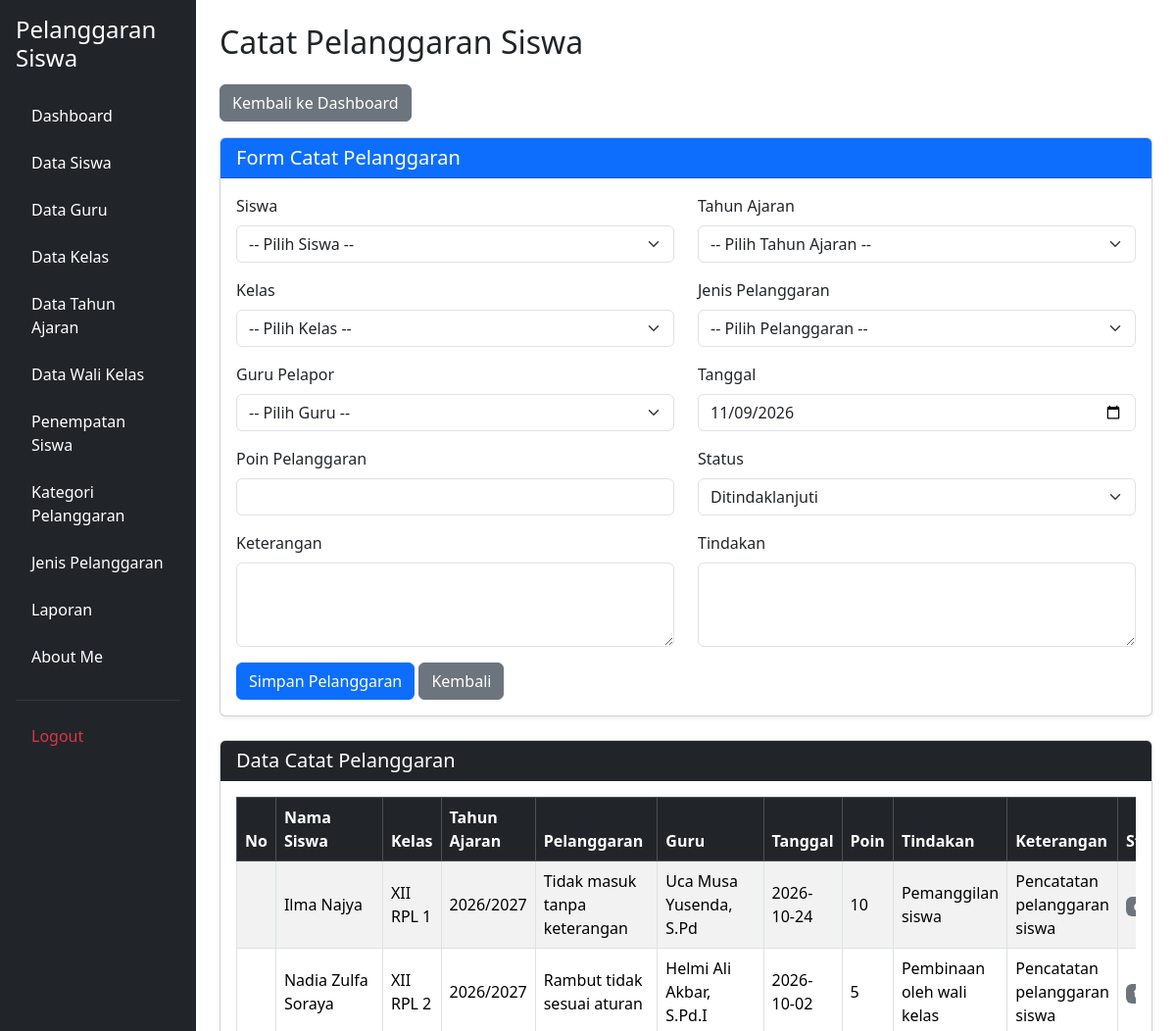
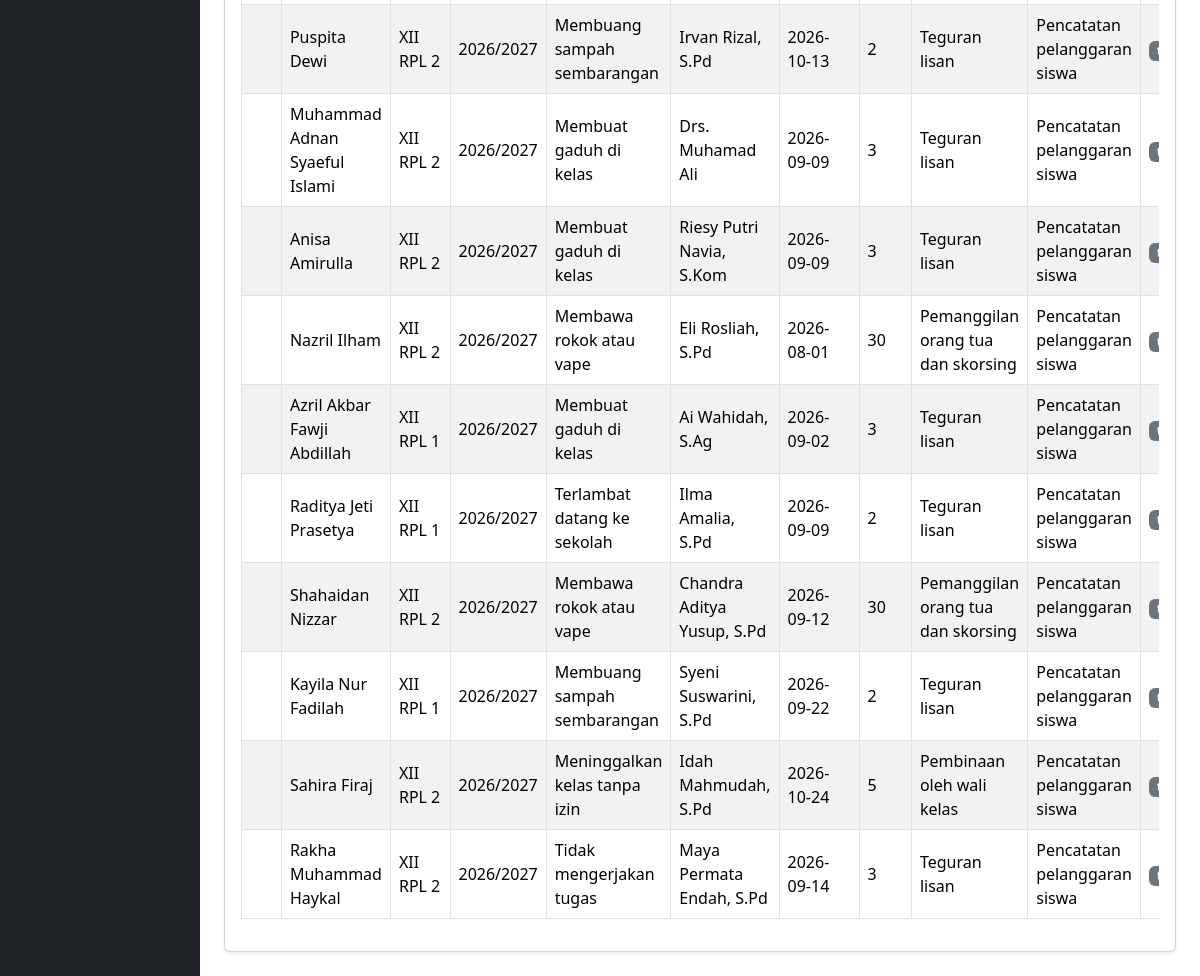
The app's page /catat_pelanggaran.php (signed in) with its own data (2 pictures, top to bottom).
### tables this page shows
CREATE TABLE `t_pelanggaran_siswa` (
  `id` int(11) NOT NULL,
  `tahun_ajaran_id` int(11) DEFAULT NULL,
  `siswa_id` int(11) DEFAULT NULL,
  `nama_siswa` varchar(150) NOT NULL,
  `kelas_id` int(11) DEFAULT NULL,
  `nama_kelas` varchar(100) NOT NULL,
  `pelanggaran_id` int(11) DEFAULT NULL,
  `nama_pelanggaran` varchar(150) NOT NULL,
  `pelanggaran_kategori_id` int(11) DEFAULT NULL,
  `guru_id` int(11) DEFAULT NULL,
  `nama_guru` varchar(150) NOT NULL,
  `tanggal` date DEFAULT NULL,
  `keterangan` text NOT NULL,
  `poin` int(11) NOT NULL,
  `tindakan` text NOT NULL,
  `status` varchar(30) NOT NULL,
  `created_at` timestamp NOT NULL DEFAULT current_timestamp(),
  `updated_at` timestamp NOT NULL DEFAULT current_timestamp()
);

CREATE TABLE `t_siswa` (
  `id` int(11) NOT NULL,
  `nis` varchar(10) DEFAULT NULL,
  `nisn` varchar(10) NOT NULL,
  `nama` varchar(150) DEFAULT NULL,
  `jenis_kelamin` char(1) NOT NULL,
  `tanggal_lahir` date NOT NULL,
  `alamat` text NOT NULL,
  `status_aktif` tinyint(1) NOT NULL,
  `created_at` timestamp NOT NULL DEFAULT current_timestamp(),
  `updated_at` timestamp NOT NULL DEFAULT current_timestamp()
);

CREATE TABLE `t_kelas` (
  `id` int(11) NOT NULL,
  `nama` varchar(100) DEFAULT NULL,
  `tingkat` varchar(20) NOT NULL,
  `jurusan` varchar(100) NOT NULL,
  `status_aktif` tinyint(1) NOT NULL,
  `created_at` timestamp NOT NULL DEFAULT current_timestamp(),
  `updated_at` timestamp NOT NULL DEFAULT current_timestamp()
);

CREATE TABLE `t_tahun_ajaran` (
  `id` int(11) NOT NULL,
  `nama` varchar(20) DEFAULT NULL,
  `tanggal_mulai` date NOT NULL,
  `tanggal_selesai` date NOT NULL,
  `status_aktif` tinyint(1) NOT NULL,
  `created_at` timestamp NOT NULL DEFAULT current_timestamp(),
  `updated_at` timestamp NOT NULL DEFAULT current_timestamp()
);

CREATE TABLE `t_pelanggaran` (
  `id` int(11) NOT NULL,
  `pelanggaran_kategori_id` int(11) DEFAULT NULL,
  `kode` varchar(30) DEFAULT NULL,
  `nama` varchar(150) DEFAULT NULL,
  `poin` int(11) NOT NULL,
  `deskripsi` text NOT NULL,
  `status_aktif` tinyint(1) NOT NULL,
  `created_at` timestamp NOT NULL DEFAULT current_timestamp(),
  `updated_at` timestamp NOT NULL DEFAULT current_timestamp()
);

CREATE TABLE `t_guru` (
  `id` int(11) NOT NULL,
  `nip` varchar(18) NOT NULL,
  `nama` varchar(150) DEFAULT NULL,
  `email` varchar(150) NOT NULL,
  `status_aktif` tinyint(1) NOT NULL,
  `user_id` int(11) NOT NULL,
  `created_at` timestamp NOT NULL DEFAULT current_timestamp(),
  `updated_at` timestamp NOT NULL DEFAULT current_timestamp()
);

### catat_pelanggaran.php (the view, shortened to what this page needs)
<?php
include 'config/koneksi.php';
$sql = "SELECT
            ps.*,
            ta.nama AS tahun_ajaran,
            s.nis,
            s.nama AS nama_siswa,
            k.nama AS nama_kelas,
            k.tingkat,
            k.jurusan,
            p.nama AS nama_pelanggaran,
            g.nama AS nama_guru
        FROM t_pelanggaran_siswa ps
        LEFT JOIN t_tahun_ajaran ta
            ON ps.tahun_ajaran_id = ta.id
        LEFT JOIN t_siswa s
            ON ps.siswa_id = s.id
        LEFT JOIN t_kelas k
            ON ps.kelas_id = k.id
        LEFT JOIN t_pelanggaran p
            ON ps.pelanggaran_id = p.id
        LEFT JOIN t_guru g
            ON ps.guru_id = g.id";
$sql .= " ORDER BY ps.id DESC";
$hasil = mysqli_query($koneksi, $sql);
?>
<!DOCTYPE html>
<html lang="id">
<head>
    <link href="https://cdn.jsdelivr.net/npm/bootstrap@5.3.8/dist/css/bootstrap.min.css"
          rel="stylesheet">
    <link href="https://cdn.datatables.net/2.3.4/css/dataTables.bootstrap5.min.css"
          rel="stylesheet">
</head>
<body>
<div class="container-fluid">
    <div class="row">
        <?php include 'layout/sidebar.php'; ?>
        <main class="col-md-9 col-lg-10 p-4">
            <h2 class="mb-4">Catat Pelanggaran Siswa</h2>
            <div class="mb-3">
                <a href="dashboard.php" class="btn btn-secondary">
                    Kembali ke Dashboard
                </a>
            </div>
            <div class="card shadow-sm mb-4">
                <div class="card-header bg-primary text-white">
                    <h5 class="mb-0">
                        Form Catat Pelanggaran
                    </h5>
                </div>
                <div class="card-body">
                    <form action="proses_simpan_pelanggaran.php"
                          method="POST">
                        <div class="row">
                            <div class="col-md-6 mb-3">
                                <label class="form-label">
                                    Siswa
                                </label>
                                <select name="siswa_id"
                                        class="form-select"
                                        required>
                                    <option value="">
                                        -- Pilih Siswa --
                                    </option>
                                </select>
                            </div>
                            <div class="col-md-6 mb-3">
                                <label class="form-label">
                                    Tahun Ajaran
                                </label>
                                <select name="tahun_ajaran_id"
                                        class="form-select"
                                        required>
                                    <option value="">
                                        -- Pilih Tahun Ajaran --
                                    </option>
                                </select>
                            </div>
                            <div class="col-md-6 mb-3">
                                <label class="form-label">
                                    Kelas
                                </label>
                                <select name="kelas_id"
                                        class="form-select"
                                        required>
                                    <option value="">
                                        -- Pilih Kelas --
                                    </option>
                                </select>
                            </div>
                            <div class="col-md-6 mb-3">
                                <label class="form-label">
                                    Jenis Pelanggaran
                                </label>
                                <select name="pelanggaran_id"
                                        id="pelanggaran"
                                        class="form-select"
                                        required>
                                    <option value="">
                                        -- Pilih Pelanggaran --
                                    </option>
                                </select>
                            </div>
                            <div class="col-md-6 mb-3">
                                <label class="form-label">
                                    Guru Pelapor
                                </label>
                                <select name="guru_id"
                                        class="form-select"
                                        required>
                                    <option value="">
                                        -- Pilih Guru --
                                    </option>
                                </select>
                            </div>
                            <div class="col-md-6 mb-3">
                                <label class="form-label">
                                    Tanggal
                                </label>
                                <input type="date"
                                       name="tanggal"
                                       class="form-control"
                                       value="<?= date('Y-m-d') ?>"
                                       required>
                            </div>
                            <div class="col-md-6 mb-3">
                                <label class="form-label">
                                    Poin Pelanggaran
                                </label>
                                <input type="number"
                                       name="poin"
                                       id="poin"
                                       class="form-control"
                                       min="0"
                                       required>
                            </div>
                            <div class="col-md-6 mb-3">
                                <label class="form-label">
                                    Status
                                </label>
                                <select name="status"
                                        class="form-select"
                                        required>
                                    <option value="Ditindaklanjuti">
                                        Ditindaklanjuti
                                    </option>
                                </select>
                            </div>
                            <div class="col-md-6 mb-3">
                                <label class="form-label">
                                    Keterangan
                                </label>
                                <textarea name="keterangan"
                                          class="form-control"
                                          rows="3"></textarea>
                            </div>
                            <div class="col-md-6 mb-3">
                                <label class="form-label">
                                    Tindakan
                                </label>
                                <textarea name="tindakan"
                                          class="form-control"
                                          rows="3"></textarea>
                            </div>
                        </div>
                        <button type="submit" class="btn btn-primary">
                            Simpan Pelanggaran
                        </button>
                        <a href="dashboard.php" class="btn btn-secondary">
                            Kembali
                        </a>
                    </form>
                </div>
            </div>
            <div class="card shadow-sm">
                <div class="card-header bg-dark text-white">
                    <h5 class="mb-0">
                        Data Catat Pelanggaran
                    </h5>
                </div>
                <div class="card-body">
                    <div class="table-responsive">
                        <table id="tabelPelanggaran"
                               class="table table-striped table-bordered table-hover align-middle w-100">
                            <thead class="table-dark">
                                <tr>
                                    <th>No</th>
                                    <th>Nama Siswa</th>
                                    <th>Kelas</th>
                                    <th>Tahun Ajaran</th>
                                    <th>Pelanggaran</th>
                                    <th>Guru</th>
                                    <th>Tanggal</th>
                                    <th>Poin</th>
                                    <th>Tindakan</th>
                                    <th>Keterangan</th>
                                    <th>Status</th>
                                </tr>
                            </thead>
                            <tbody>
                                <?php while ($row = mysqli_fetch_assoc($hasil)) { ?>
                                    <tr>
                                        <td></td>
                                        <td>
                                            <?= htmlspecialchars(
                                                $row['nama_siswa'] ?? '-'
                                            ) ?>
                                        </td>
                                        <td>
                                            <?= htmlspecialchars(
                                                $row['nama_kelas'] ?? '-'
                                            ) ?>
                                        </td>
                                        <td>
                                            <?= htmlspecialchars(
                                                $row['tahun_ajaran'] ?? '-'
                                            ) ?>
                                        </td>
                                        <td>
                                            <?= htmlspecialchars(
                                                $row['nama_pelanggaran'] ?? '-'
                                            ) ?>
                                        </td>
                                        <td>
                                            <?= htmlspecialchars(
                                                $row['nama_guru'] ?? '-'
                                            ) ?>
                                        </td>
                                        <td>
                                            <?= htmlspecialchars(
                                                $row['tanggal'] ?? '-'
                                            ) ?>
                                        </td>
                                        <td>
                                            <?= (int) $row['poin'] ?>
                                        </td>
                                        <td>
                                            <?= htmlspecialchars(
                                                $row['tindakan'] ?? '-'
                                            ) ?>
                                        </td>
                                        <td>
                                            <?= htmlspecialchars(
                                                $row['keterangan'] ?? '-'
                                            ) ?>
                                        </td>
                                        <td>
                                            <?php
                                            $badge = 'secondary';
                                            ?>
                                            <span class="badge bg-<?= $badge ?>">
                                            </span>
                                        </td>
                                    </tr>
                                <?php } ?>
                            </tbody>
                        </table>
                    </div>
                </div>
            </div>
        </main>
    </div>
</div>
</body>
</html>

### records on screen
t_pelanggaran_siswa: siswa.nama "Ilma Najya", kelas.nama "XII RPL 1", tahun_ajaran.nama "2026/2027", pelanggaran.nama "Tidak masuk tanpa keterangan", guru.nama "Uca Musa Yusenda, S.Pd", tanggal "2026-10-24", poin "10", tindakan "Pemanggilan siswa", keterangan "Pencatatan pelanggaran siswa"
t_pelanggaran_siswa: siswa.nama "Nadia Zulfa Soraya", kelas.nama "XII RPL 2", tahun_ajaran.nama "2026/2027", pelanggaran.nama "Rambut tidak sesuai aturan", guru.nama "Helmi Ali Akbar, S.Pd.I", tanggal "2026-10-02", poin "5", tindakan "Pembinaan oleh wali kelas", keterangan "Pencatatan pelanggaran siswa"
t_pelanggaran_siswa: siswa.nama "Puspita Dewi", kelas.nama "XII RPL 2", tahun_ajaran.nama "2026/2027", pelanggaran.nama "Membuang sampah sembarangan", guru.nama "Irvan Rizal, S.Pd", tanggal "2026-10-13", poin "2", tindakan "Teguran lisan", keterangan "Pencatatan pelanggaran siswa"
t_pelanggaran_siswa: siswa.nama "Muhammad Adnan Syaeful Islami", kelas.nama "XII RPL 2", tahun_ajaran.nama "2026/2027", pelanggaran.nama "Membuat gaduh di kelas", guru.nama "Drs. Muhamad Ali", tanggal "2026-09-09", poin "3", tindakan "Teguran lisan", keterangan "Pencatatan pelanggaran siswa"
t_pelanggaran_siswa: siswa.nama "Anisa Amirulla", kelas.nama "XII RPL 2", tahun_ajaran.nama "2026/2027", pelanggaran.nama "Membuat gaduh di kelas", guru.nama "Riesy Putri Navia, S.Kom", tanggal "2026-09-09", poin "3", tindakan "Teguran lisan", keterangan "Pencatatan pelanggaran siswa"
t_pelanggaran_siswa: siswa.nama "Nazril Ilham", kelas.nama "XII RPL 2", tahun_ajaran.nama "2026/2027", pelanggaran.nama "Membawa rokok atau vape", guru.nama "Eli Rosliah, S.Pd", tanggal "2026-08-01", poin "30", tindakan "Pemanggilan orang tua dan skorsing", keterangan "Pencatatan pelanggaran siswa"
t_pelanggaran_siswa: siswa.nama "Azril Akbar Fawji Abdillah", kelas.nama "XII RPL 1", tahun_ajaran.nama "2026/2027", pelanggaran.nama "Membuat gaduh di kelas", guru.nama "Ai Wahidah, S.Ag", tanggal "2026-09-02", poin "3", tindakan "Teguran lisan", keterangan "Pencatatan pelanggaran siswa"
t_pelanggaran_siswa: siswa.nama "Raditya Jeti Prasetya", kelas.nama "XII RPL 1", tahun_ajaran.nama "2026/2027", pelanggaran.nama "Terlambat datang ke sekolah", guru.nama "Ilma Amalia, S.Pd", tanggal "2026-09-09", poin "2", tindakan "Teguran lisan", keterangan "Pencatatan pelanggaran siswa"
t_pelanggaran_siswa: siswa.nama "Shahaidan Nizzar", kelas.nama "XII RPL 2", tahun_ajaran.nama "2026/2027", pelanggaran.nama "Membawa rokok atau vape", guru.nama "Chandra Aditya Yusup, S.Pd", tanggal "2026-09-12", poin "30", tindakan "Pemanggilan orang tua dan skorsing", keterangan "Pencatatan pelanggaran siswa"
t_pelanggaran_siswa: siswa.nama "Kayila Nur Fadilah", kelas.nama "XII RPL 1", tahun_ajaran.nama "2026/2027", pelanggaran.nama "Membuang sampah sembarangan", guru.nama "Syeni Suswarini, S.Pd", tanggal "2026-09-22", poin "2", tindakan "Teguran lisan", keterangan "Pencatatan pelanggaran siswa"
t_pelanggaran_siswa: siswa.nama "Sahira Firaj", kelas.nama "XII RPL 2", tahun_ajaran.nama "2026/2027", pelanggaran.nama "Meninggalkan kelas tanpa izin", guru.nama "Idah Mahmudah, S.Pd", tanggal "2026-10-24", poin "5", tindakan "Pembinaan oleh wali kelas", keterangan "Pencatatan pelanggaran siswa"
t_pelanggaran_siswa: siswa.nama "Rakha Muhammad Haykal", kelas.nama "XII RPL 2", tahun_ajaran.nama "2026/2027", pelanggaran.nama "Tidak mengerjakan tugas", guru.nama "Maya Permata Endah, S.Pd", tanggal "2026-09-14", poin "3", tindakan "Teguran lisan", keterangan "Pencatatan pelanggaran siswa"
